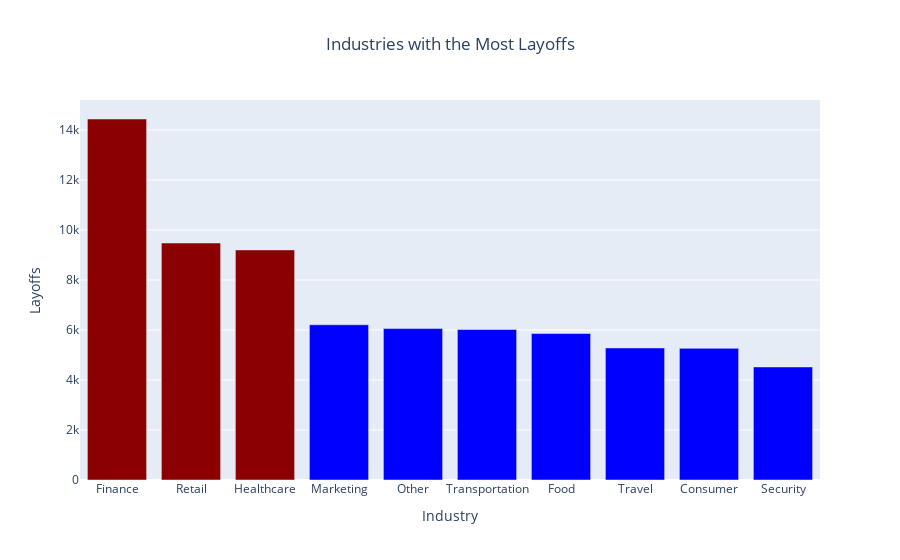

Notebook source saved alongside this figure:
### Code cell
# Grouping by industry and summing the layoffs
industry_layoffs = (clean_df
    .groupby('Industry')['Layoffs']
    .sum()
    .sort_values(ascending = False)
    .head(10)
)
# Print industries with corresponding layoffs
print("Industries with Most Layoffs (Top 10):")
for industry, count in industry_layoffs.items():
  print(f"{industry}: {count}")
# Bar chart for top industries with the most layoffs
fig_industries = px.bar(
    industry_layoffs,
    title = 'Industries with the Most Layoffs',
    color = industry_layoffs.index.isin(industry_layoffs.head(3).index),
    color_discrete_map = {False: 'blue', True: 'darkred'}
)

# Update layout to remove legend, set y-axis label, and center title
fig_industries.update_layout(
    showlegend = False,
    yaxis_title = 'Layoffs',
    title_x = 0.5
)

fig_industries.show()

### Figure 1 — Plotly figure (JSON) as saved in the notebook; plotly's stock layout.template omitted (floating-point values rounded to 4 significant figures)
{"data": [{"alignmentgroup": "True", "hovertemplate": "color=True<br>Industry=%{x}<br>value=%{y}<extra></extra>", "legendgroup": "True", "marker": {"color": "darkred", "pattern": {"shape": ""}}, "name": "True", "offsetgroup": "True", "orientation": "v", "showlegend": true, "textposition": "auto", "type": "bar", "x": ["Finance", "Retail", "Healthcare"], "xaxis": "x", "y": [14438, 9477, 9202], "yaxis": "y"}, {"alignmentgroup": "True", "hovertemplate": "color=False<br>Industry=%{x}<br>value=%{y}<extra></extra>", "legendgroup": "False", "marker": {"color": "blue", "pattern": {"shape": ""}}, "name": "False", "offsetgroup": "False", "orientation": "v", "showlegend": true, "textposition": "auto", "type": "bar", "x": ["Marketing", "Other", "Transportation", "Food", "Travel", "Consumer", "Security"], "xaxis": "x", "y": [6208, 6056, 6019, 5858, 5282, 5266, 4522], "yaxis": "y"}], "layout": {"barmode": "relative", "legend": {"title": {"text": "color"}, "tracegroupgap": 0}, "showlegend": false, "title": {"text": "Industries with the Most Layoffs", "x": 0.5}, "xaxis": {"anchor": "y", "domain": [0, 1], "title": {"text": "Industry"}}, "yaxis": {"anchor": "x", "domain": [0, 1], "title": {"text": "Layoffs"}}}}
